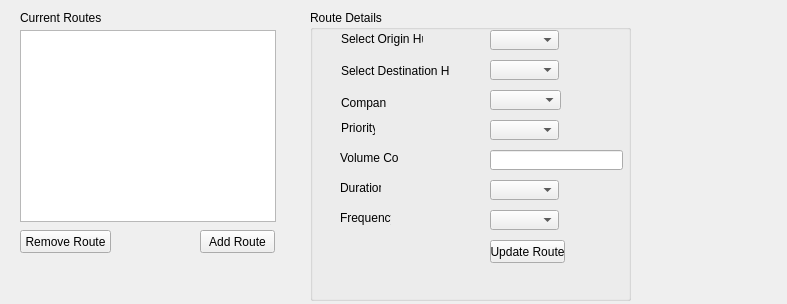
<?xml version="1.0" encoding="UTF-8"?>
<ui version="4.0">
 <class>Form</class>
 <widget class="QWidget" name="Form">
  <property name="geometry">
   <rect>
    <x>0</x>
    <y>0</y>
    <width>787</width>
    <height>304</height>
   </rect>
  </property>
  <property name="windowTitle">
   <string>Routes</string>
  </property>
  <widget class="QListView" name="listView">
   <property name="geometry">
    <rect>
     <x>20</x>
     <y>30</y>
     <width>256</width>
     <height>192</height>
    </rect>
   </property>
  </widget>
  <widget class="QLabel" name="label">
   <property name="geometry">
    <rect>
     <x>20</x>
     <y>10</y>
     <width>91</width>
     <height>16</height>
    </rect>
   </property>
   <property name="text">
    <string>Current Routes</string>
   </property>
  </widget>
  <widget class="QPushButton" name="bt_Remove_Route">
   <property name="geometry">
    <rect>
     <x>20</x>
     <y>230</y>
     <width>91</width>
     <height>23</height>
    </rect>
   </property>
   <property name="text">
    <string>Remove Route</string>
   </property>
  </widget>
  <widget class="QGroupBox" name="groupBox">
   <property name="geometry">
    <rect>
     <x>310</x>
     <y>10</y>
     <width>321</width>
     <height>291</height>
    </rect>
   </property>
   <property name="title">
    <string>Route Details</string>
   </property>
   <widget class="QComboBox" name="cb_Origin">
    <property name="geometry">
     <rect>
      <x>180</x>
      <y>20</y>
      <width>69</width>
      <height>20</height>
     </rect>
    </property>
   </widget>
   <widget class="QLabel" name="label_2">
    <property name="geometry">
     <rect>
      <x>31</x>
      <y>21</y>
      <width>82</width>
      <height>16</height>
     </rect>
    </property>
    <property name="text">
     <string>Select Origin Hub</string>
    </property>
   </widget>
   <widget class="QComboBox" name="cb_Destination">
    <property name="geometry">
     <rect>
      <x>180</x>
      <y>50</y>
      <width>69</width>
      <height>20</height>
     </rect>
    </property>
   </widget>
   <widget class="QLabel" name="label_3">
    <property name="geometry">
     <rect>
      <x>31</x>
      <y>53</y>
      <width>108</width>
      <height>16</height>
     </rect>
    </property>
    <property name="text">
     <string>Select Destination Hub</string>
    </property>
   </widget>
   <widget class="QLabel" name="label_4">
    <property name="geometry">
     <rect>
      <x>31</x>
      <y>85</y>
      <width>45</width>
      <height>16</height>
     </rect>
    </property>
    <property name="text">
     <string>Company</string>
    </property>
   </widget>
   <widget class="QComboBox" name="cb_Company">
    <property name="geometry">
     <rect>
      <x>180</x>
      <y>80</y>
      <width>71</width>
      <height>20</height>
     </rect>
    </property>
   </widget>
   <widget class="QLabel" name="label_5">
    <property name="geometry">
     <rect>
      <x>31</x>
      <y>110</y>
      <width>34</width>
      <height>16</height>
     </rect>
    </property>
    <property name="text">
     <string>Priority</string>
    </property>
   </widget>
   <widget class="QComboBox" name="cb_Priority">
    <property name="geometry">
     <rect>
      <x>180</x>
      <y>110</y>
      <width>69</width>
      <height>20</height>
     </rect>
    </property>
   </widget>
   <widget class="QLineEdit" name="tb_Volume">
    <property name="geometry">
     <rect>
      <x>180</x>
      <y>140</y>
      <width>133</width>
      <height>20</height>
     </rect>
    </property>
   </widget>
   <widget class="QLabel" name="label_6">
    <property name="geometry">
     <rect>
      <x>30</x>
      <y>140</y>
      <width>58</width>
      <height>16</height>
     </rect>
    </property>
    <property name="text">
     <string>Volume Cost</string>
    </property>
   </widget>
   <widget class="QLabel" name="label_7">
    <property name="geometry">
     <rect>
      <x>30</x>
      <y>170</y>
      <width>41</width>
      <height>16</height>
     </rect>
    </property>
    <property name="text">
     <string>Duration</string>
    </property>
   </widget>
   <widget class="QComboBox" name="cb_Duration">
    <property name="geometry">
     <rect>
      <x>180</x>
      <y>170</y>
      <width>69</width>
      <height>20</height>
     </rect>
    </property>
   </widget>
   <widget class="QLabel" name="label_8">
    <property name="geometry">
     <rect>
      <x>30</x>
      <y>200</y>
      <width>51</width>
      <height>16</height>
     </rect>
    </property>
    <property name="text">
     <string>Frequency</string>
    </property>
   </widget>
   <widget class="QComboBox" name="cb_Frequency">
    <property name="geometry">
     <rect>
      <x>180</x>
      <y>200</y>
      <width>69</width>
      <height>20</height>
     </rect>
    </property>
   </widget>
   <widget class="QPushButton" name="bt_Update_Route">
    <property name="geometry">
     <rect>
      <x>180</x>
      <y>230</y>
      <width>75</width>
      <height>23</height>
     </rect>
    </property>
    <property name="text">
     <string>Update Route</string>
    </property>
   </widget>
  </widget>
  <widget class="QPushButton" name="bt_Add_Route">
   <property name="geometry">
    <rect>
     <x>200</x>
     <y>230</y>
     <width>75</width>
     <height>23</height>
    </rect>
   </property>
   <property name="text">
    <string>Add Route</string>
   </property>
  </widget>
 </widget>
 <resources/>
 <connections/>
</ui>
